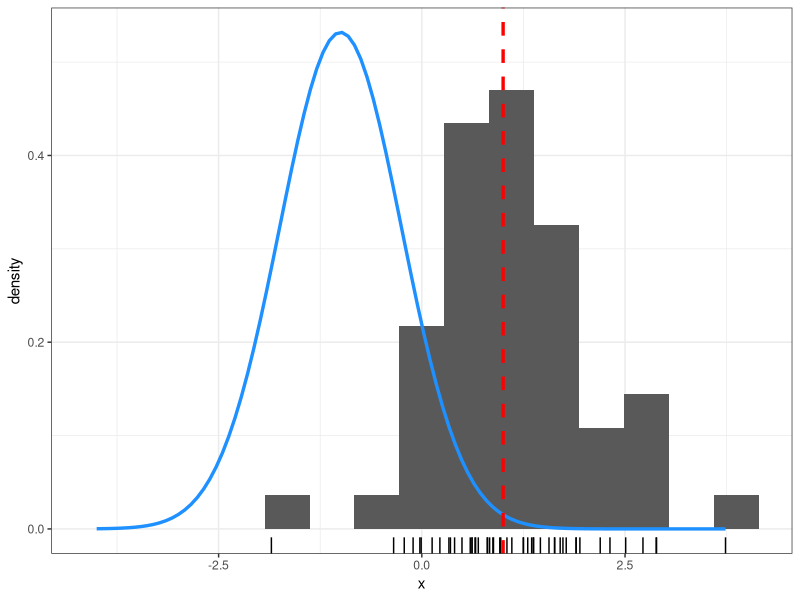

This figure's R source:
## ---- chunk 1
knitr::opts_chunk$set(echo = TRUE)
## ---- chunk 2
library(tidyverse)
## ---- chunk 3
mu_true <- 1
sigma_true <- 1
## ---- chunk 4
set.seed(2001)
x <- rnorm(n = 50, mean = mu_true, sd = sigma_true)
## ---- chunk 5
mu_0 <- -1
tau_0 <- 0.75
## ---- chunk 6
pnorm(q = mu_true, mean = mu_0, sd = tau_0)
## ---- chunk 7
tibble::tibble(
  x = x
) %>% 
  ggplot(mapping = aes(x = x)) +
  geom_histogram(bins = 15,
                 mapping = aes(y = stat(density))) +
  geom_rug() +
  stat_function(data = data.frame(x = mu_0 + c(-4*tau_0, 4*tau_0)),
                fun = dnorm, 
                args = list(mean = mu_0, sd = tau_0),
                color = "dodgerblue",
                size = 1.15) +
  geom_vline(xintercept = mu_true,
             color = "red", linetype = "dashed", size = 1.15) + 
  theme_bw()
## ---- chunk 8
mu_grid <- seq(mu_0 - 6*tau_0, mu_0 + 6*tau_0, length.out = 501)
## ---- chunk 9
my_logpost <- function(mu, my_info)
{
  # log-likelihood -> sum up the independent
  # log-likelihoods 
  log_lik <- sum(dnorm(x = my_info$x,
                       mean = mu,
                       sd = my_info$sigma,
                       log = TRUE))
  
  # add in the log-prior
  log_prior <- dnorm(x = mu,
                     mean = my_info$mu_0,
                     sd = my_info$tau_0,
                     log = TRUE)
  
  val <- log_lik + log_prior
  
  return(list(log_post = val,
              log_lik = log_lik,
              log_prior = log_prior))
}
## ---- chunk 10
eval_logpost <- function(Nuse, xobs, info, mu_grid)
{
  # package up the necessary information
  info$x <- xobs[1:Nuse]
  
  # calculate the log-posterior over the grid of
  # mu-values
  logpost_result <- purrr::map_dfr(mu_grid,
                                   my_logpost,
                                   my_info = info)
  
  # package together
  tibble::tibble(
    mu = mu_grid,
    log_post = logpost_result$log_post,
    log_lik = logpost_result$log_lik,
    log_prior = logpost_result$log_prior
  ) %>% 
    mutate(num_obs = Nuse)
}
## ---- chunk 11
hyper_params <- list(
  mu_0 = mu_0,
  tau_0 = tau_0,
  sigma = sigma_true
)
